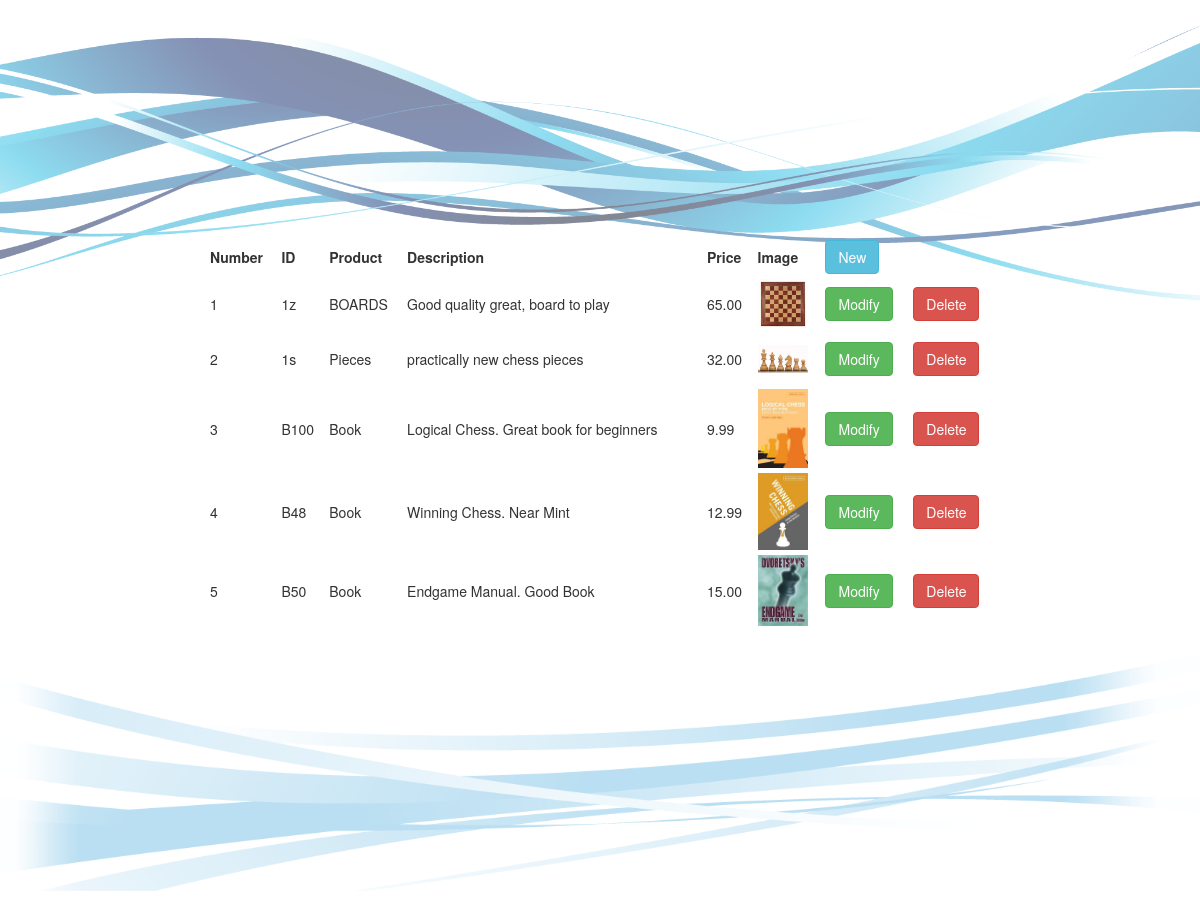
The page / on the database its author committed.
### tables this page shows
CREATE TABLE `products` (
  `numb` int(11) NOT NULL,
  `id_product` varchar(20) NOT NULL,
  `name` varchar(30) NOT NULL,
  `description` text NOT NULL,
  `price` decimal(4,2) NOT NULL,
  `image` varchar(50) NOT NULL
);

### index.php (the view, shortened to what this page needs)
<!DOCTYPE html>
<html>
<head>
<link href="css/bootstrap.css" rel="stylesheet" type="text/css">
</head>
<body>
<div class="todo">
  <div id="cabecera">
  	<img src="images/swirl.png" width="1188" id="img1">
  </div>
  <div id="contenido">
  	<table style="margin: auto; width: 800px; border-collapse: separate; border-spacing: 10px 5px; margin-top: -75px;">
  		<thead>
  			<th>Number</th>
  			<th>ID</th>
  			<th>Product</th>
  			<th>Description</th>
        <th>Price</th>
        <th>Image</th>
  			<th> <a href="new_prod1.php"> <button type="button" class="btn btn-info">New</button> </a> </th>
  		</thead>
  		<?php
      $sentencia = "SELECT * FROM products";
      $resultado = mysql_query($sentencia);
      while ($fila = mysql_fetch_assoc($resultado))
      {
        echo "<tr>";
          echo "<td>"; echo $fila['numb']; echo "</td>";
          echo "<td>"; echo $fila['id_product']; echo "</td>";
          echo "<td>"; echo $fila['name']; echo "</td>";
          echo "<td>"; echo $fila['description']; echo "</td>";
          echo "<td>"; echo $fila['price']; echo "</td>";
          echo "<td>"; echo "<img src='".$fila['image']."' width='50' >"; echo "</td>";
          echo "<td> <a href='modif_prod1.php?numb=".$fila['numb']."'> <button type='button' class='btn btn-success'>Modify</button> </a> </td>";
          echo "<td> <a href='delete_prod.php?numb=".$fila['numb']."''><button type='button' class='btn btn-danger'>Delete</button></a> </td>";
        echo "</tr>";
      }
      ?>
  	</table>
  </div>
	<div id="footer">
  		<img src="images/swirl2.png" id="img2">
  	</div>
</div>
</body>
</html>

### css/CSS.css (style rules this page uses)
#cabecera { opacity: 1; text-align: center; }
#contenido { min-height: 401px; }
#img1 { height: 20%; width: 100%; }
#img2 { height: 30%; width: 100%; }

### rows shown on the page
products: numb "1", id_product "1z", name "BOARDS", description "Good quality great, board to play", price "65.00", image (picture)
products: numb "2", id_product "1s", name "Pieces", description "practically new chess pieces", price "32.00", image (picture)
products: numb "3", id_product "B100", name "Book", description "Logical Chess. Great book for beginners", price "9.99", image (picture)
products: numb "4", id_product "B48", name "Book", description "Winning Chess. Near Mint", price "12.99", image (picture)
products: numb "5", id_product "B50", name "Book", description "Endgame Manual. Good Book", price "15.00", image (picture)
